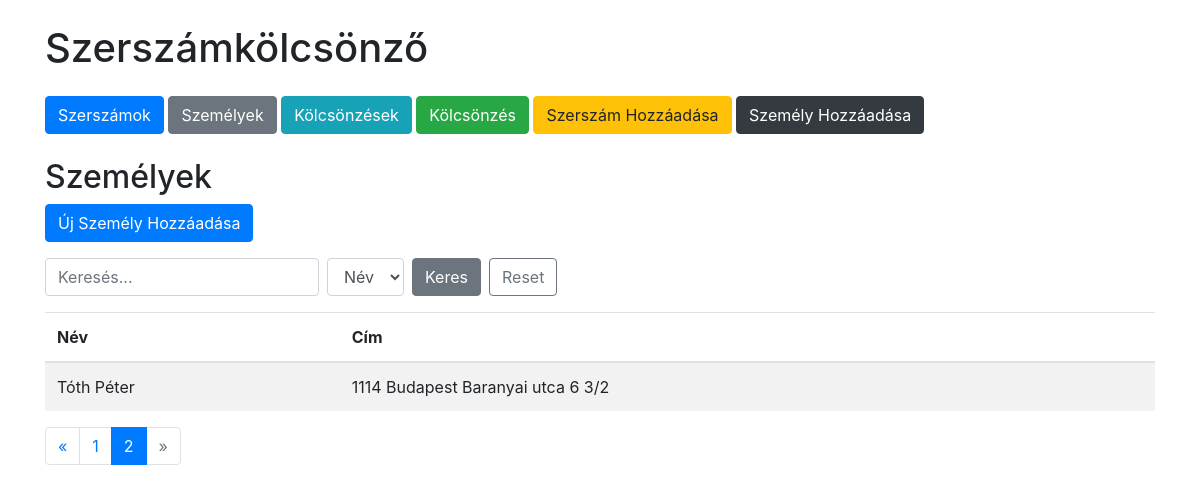
The app's page /persons?search=&filter=name&page=2, older data.
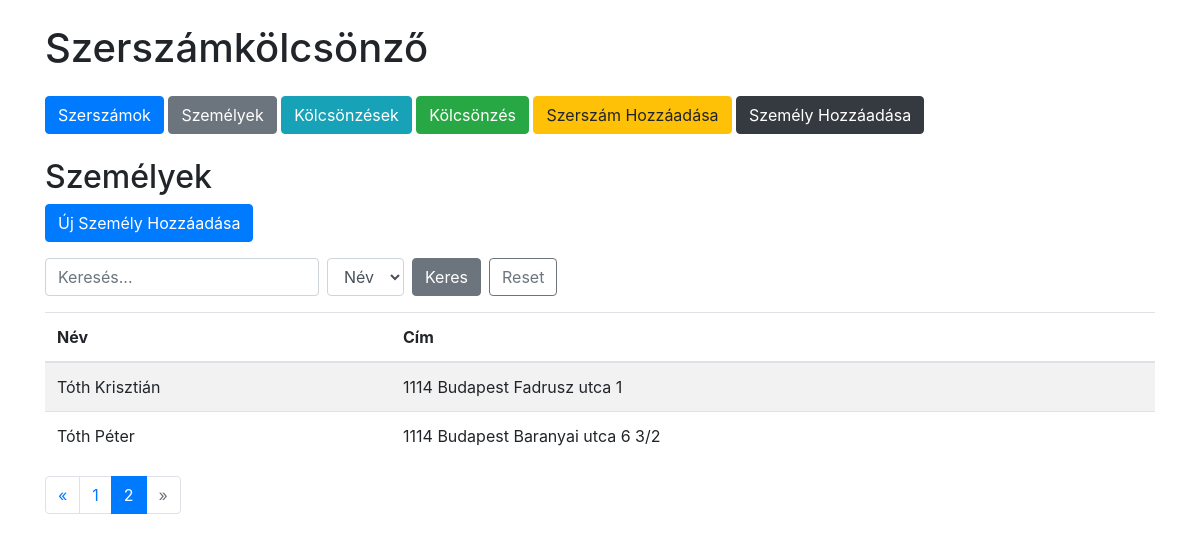
The same page, newer data.
### tables this page shows
CREATE TABLE persons (
            id INTEGER PRIMARY KEY AUTOINCREMENT,
            name TEXT NOT NULL,
            address TEXT NOT NULL
        );

### app.py (the view, shortened to what this page needs)
@app.route('/persons')
def persons():
    search_query = request.args.get('search', '')
    filter_by = request.args.get('filter', 'name')
    page = int(request.args.get('page', 1))
    per_page = PER_PAGE
    conn = get_db_connection()
    base_query = 'SELECT * FROM persons'
    params = []
    count_query = f'SELECT COUNT(*) FROM ({base_query})'
    total = conn.execute(count_query, params).fetchone()[0]
    total_pages = math.ceil(total / per_page)
    paginated_query = base_query + ' ORDER BY name ASC LIMIT ? OFFSET ?'
    params.extend([per_page, (page - 1) * per_page])
    persons = conn.execute(paginated_query, params).fetchall()
    conn.close()
    return render_template('persons.html',
                           persons=persons,
                           search_query=search_query,
                           filter_by=filter_by,
                           page=page,
                           total_pages=total_pages)

### app.py (called while the page is built)
def get_db_connection():
    conn = sqlite3.connect(DATABASE)
    conn.row_factory = sqlite3.Row
    return conn

### templates/persons.html (shortened to what this page needs)
{% extends 'base.html' %}
{% block content %}
<h2>Személyek</h2>
<a href="{{ url_for('add_person') }}" class="btn btn-primary mb-3">Új Személy Hozzáadása</a>
<form method="get" class="form-inline mb-3">
    <div class="form-group mr-2">
        <input type="text" class="form-control" name="search" placeholder="Keresés..." value="{{ search_query }}">
    </div>
    <div class="form-group mr-2">
        <select class="form-control" name="filter">
            <option value="name" {% if filter_by == 'name' %}selected{% endif %}>Név</option>
        </select>
    </div>
    <button type="submit" class="btn btn-secondary">Keres</button>
    <a href="{{ url_for('persons') }}" class="btn btn-outline-secondary ml-2">Reset</a>
</form>
<table class="table table-striped">
    <thead>
        <tr>
            <th>Név</th>
            <th>Cím</th>
        </tr>
    </thead>
    <tbody>
        {% for person in persons %}
        <tr>
            <td>{{ person.name }}</td>
            <td>{{ person.address }}</td>
        </tr>
        {% endfor %}
    </tbody>
</table>
<nav aria-label="Page navigation">
  <ul class="pagination">
    <li class="page-item {% if page == 1 %}disabled{% endif %}">
      <a class="page-link" href="{{ url_for('persons', search=search_query, filter=filter_by, page=page-1) }}" aria-label="Previous">
        <span aria-hidden="true">&laquo;</span>
      </a>
    </li>
    {% for p in range(1, total_pages + 1) %}
    <li class="page-item {% if p == page %}active{% endif %}">
      <a class="page-link" href="{{ url_for('persons', search=search_query, filter=filter_by, page=p) }}">{{ p }}</a>
    </li>
    {% endfor %}
    <li class="page-item {% if page == total_pages %}disabled{% endif %}">
      <a class="page-link" href="{{ url_for('persons', search=search_query, filter=filter_by, page=page+1) }}" aria-label="Next">
        <span aria-hidden="true">&raquo;</span>
      </a>
    </li>
  </ul>
</nav>
{% endblock %}

Row changes from the older to the newer data that the page shows:
added persons: name "Tóth Krisztián", address "1114 Budapest Fadrusz utca 1"
